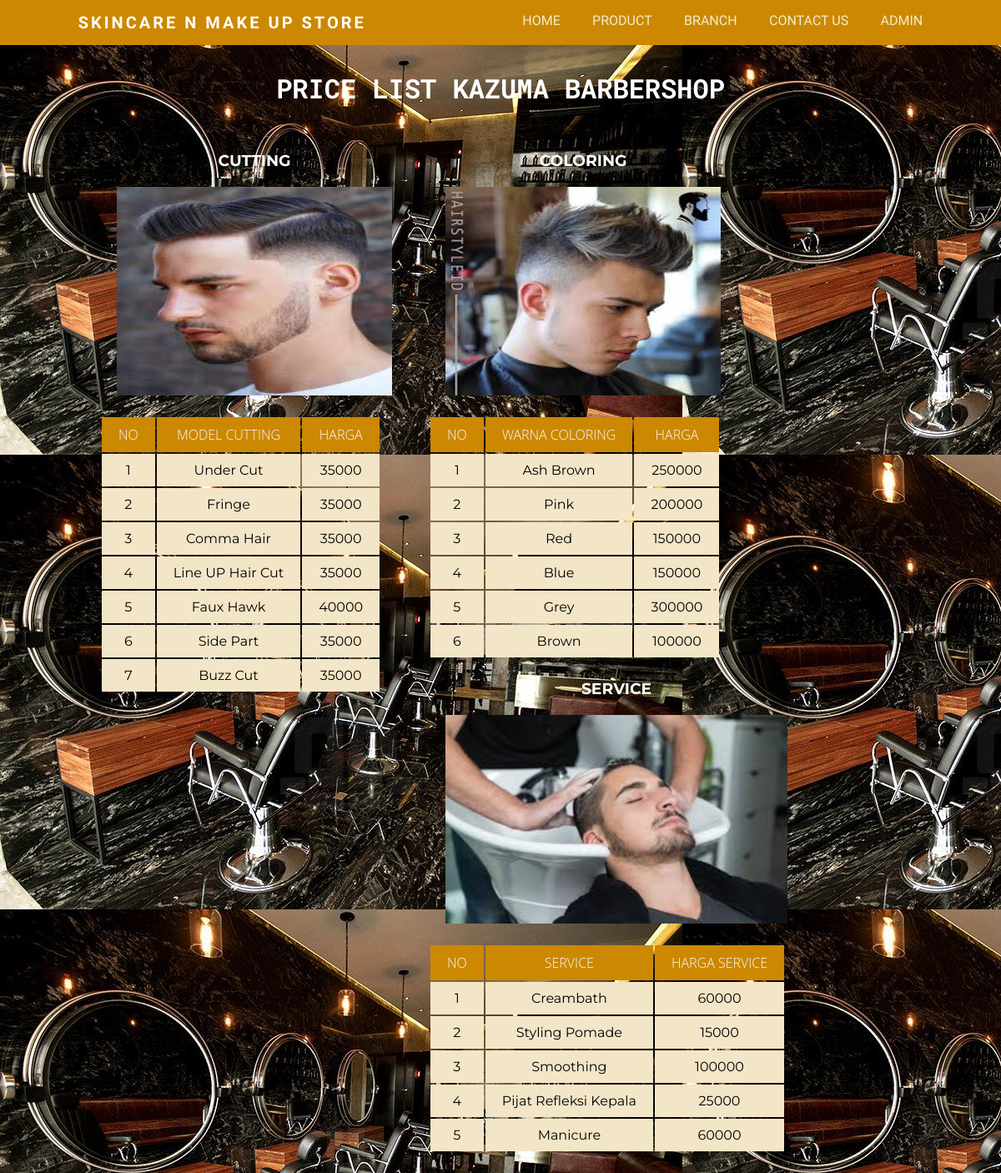
The page /product.php on the database its author committed.
### tables this page shows
CREATE TABLE `cutting` (
  `modelCut` varchar(50) NOT NULL,
  `hargaCut` int(25) NOT NULL
);

CREATE TABLE `coloring` (
  `warna` varchar(25) NOT NULL,
  `hargaColoring` int(25) NOT NULL
);

CREATE TABLE `service` (
  `namaService` varchar(50) NOT NULL,
  `hargaService` int(20) NOT NULL
);

### product.php (the view, shortened to what this page needs)
<!DOCTYPE html>
<html lang="en">
<head>
    <link rel="stylesheet" href="css/style.css">
</head>
<nav>
    <div class="logo">
        <h4>SKINCARE N MAKE UP STORE</h4>
    </div>
    <ul>
        <li><a href="index.php">HOME</a></li>
        <li><a href="product.php">PRODUCT</a></li>
        <li><a href="about.php">BRANCH</a></li>
        <li><a href="contact.php">CONTACT US</a></li>
        <li><a href="login.php">ADMIN</a></li>
    </ul>
</nav>
<body>
    <center>
        <h1>PRICE LIST KAZUMA BARBERSHOP</h1>
    </center>
    <div id="model1">
        <h3 align="center">CUTTING</h3>
        <img class="model2 "src="img/cut1.jpg">
        <br>
        <table>
            <tr>
                <th>No</th>
                <th>Model Cutting</th>
                <th>Harga</th>
            </tr>
            <?php
            include "connect.php";
            $no=1;
            $ambildata = mysqli_query($connect, "SELECT * FROM cutting");
            while ($tampil = mysqli_fetch_array($ambildata)) {
                echo "
                <tr>
                    <td>$no</td>
                    <td>$tampil[modelCut]</td>
                    <td>$tampil[hargaCut]</td>
                </tr>
                ";
                $no++;
            }
            ?>
        </table>
    </div>
    <div id="model2">
        <h3 align="center">COLORING</h3>
        <img class="model2 "src="img/color.jpg">
        <br>
        <table>
            <tr>
                <th>No</th>
                <th>Warna Coloring</th>
                <th>Harga</th>
            </tr>
            <?php
            include "connect.php";
            $no=1;
            $ambildata = mysqli_query($connect, "SELECT * FROM coloring");
            while ($tampil = mysqli_fetch_array($ambildata)) {
                echo "
                <tr>
                    <td>$no</td>
                    <td>$tampil[warna]</td>
                    <td>$tampil[hargaColoring]</td>
                </tr>
                ";
                $no++;
            }
            ?>
        </table>
    </div>
    <div id="model3">
        <h3 align="center">SERVICE</h3>
        <img class="model3" src="img/sv.jpg">
        <br>
        <table>
            <tr>
                <th>No</th>
                <th>Service</th>
                <th>Harga Service</th>
            </tr>
            <?php
            include "connect.php";
            $no=1;
            $ambildata = mysqli_query($connect, "SELECT * FROM service");
            while ($tampil = mysqli_fetch_array($ambildata)) {
                echo "
                <tr>
                    <td>$no</td>
                    <td>$tampil[namaService]</td>
                    <td>$tampil[hargaService]</td>
                </tr>
                ";
                $no++;
            }
            ?>
        </table>
    </div>
</body>
</html>

### css/style.css (style rules this page uses)
* { margin: 0; padding: 0; }
body { font-family: sans-serif; background-image: url(img/bg.png); }
h1 { padding: 30px 0; }
nav { display: flex; background-color: #cc8800; justify-content: space-around; padding: 15px 0; color: white; }
nav .logo { font-family: 'Yeon Sung', cursive; letter-spacing: 3px; font-size: 20px; }
nav ul { display: flex; list-style: none; width: 40%; justify-content: space-between; }
nav ul li a { color: rgb(245, 237, 201); text-decoration: none; font-family: 'Patrick Hand', cursive; }
#model1 { padding-top: 2%; padding-left: 10%; float: left; font-family: 'Montserrat', sans-serif; }
#model2 { padding-top: 2%; padding-left: 2%; float: left; font-family: 'Montserrat', sans-serif; }
#model3 { padding: 2%; float: left; font-family: 'Montserrat', sans-serif; }
.model2 { width: 330px; height: 250px; padding: 20px; }
.model3 { width: 410px; height: 250px; padding: 20px; }
h1 { color: black; font-family: 'Roboto Mono', monospace; }

### product.php (style rules this page uses)
body { background-image: url(img/bglogin.jpg); }
table { position: center; }
td , th { padding: 10px 20px; text-align: center; }
th { background-color: #cc8800; color: #fafafa; font-family: 'Open Sans',Sans-serif; font-weight: 200; text-transform: uppercase; }
tr { width: 100%; background-color: #f3e5c7; font-family: 'Montserrat', sans-serif; }
h3 { color:white; }
h1 { color: white; font-family: 'Roboto Mono', monospace; }

### rows shown on the page
cutting: modelCut "Under Cut", hargaCut "35000"
cutting: modelCut "Fringe", hargaCut "35000"
cutting: modelCut "Comma Hair", hargaCut "35000"
cutting: modelCut "Line UP Hair Cut", hargaCut "35000"
cutting: modelCut "Faux Hawk", hargaCut "40000"
cutting: modelCut "Side Part", hargaCut "35000"
cutting: modelCut "Buzz Cut", hargaCut "35000"
coloring: warna "Ash Brown", hargaColoring "250000"
coloring: warna "Pink", hargaColoring "200000"
coloring: warna "Red", hargaColoring "150000"
coloring: warna "Blue", hargaColoring "150000"
coloring: warna "Grey", hargaColoring "300000"
coloring: warna "Brown", hargaColoring "100000"
service: namaService "Creambath", hargaService "60000"
service: namaService "Styling Pomade", hargaService "15000"
service: namaService "Smoothing", hargaService "100000"
service: namaService "Pijat Refleksi Kepala", hargaService "25000"
service: namaService "Manicure", hargaService "60000"
